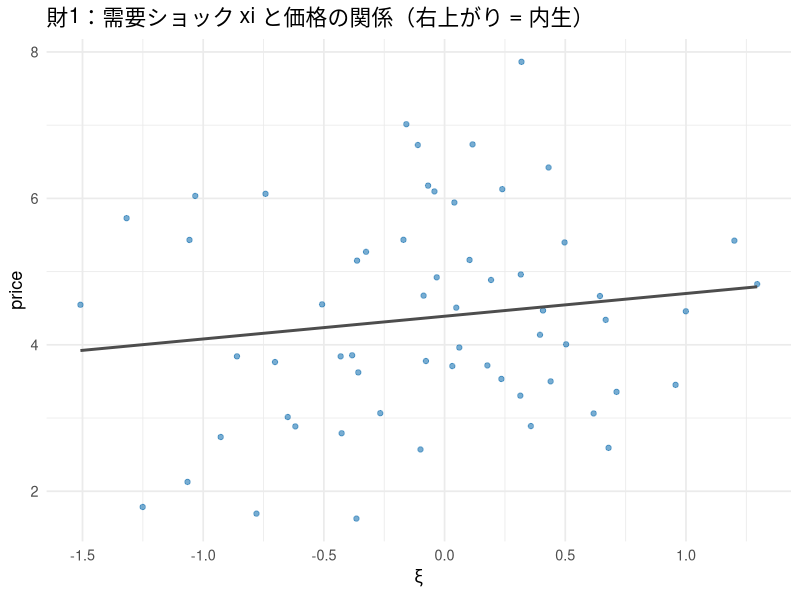

Write R code to recreate this figure.
## ---- chunk 1
#| include: false
library(ggplot2)
library(dplyr)
library(tidyr)
library(knitr)

set.seed(20264)

theme_lecture <- function() {
  fam <- if (Sys.info()[["sysname"]] == "Darwin") "Hiragino Sans" else ""
  theme_minimal(base_size = 13, base_family = fam)
}
theme_set(theme_lecture())
knitr::opts_chunk$set(fig.align = "center", dpi = 144)
options(scipen = 8)
## ---- chunk 2
# 次元
J <- 3; T <- 60; ns <- 200

# 真のパラメータ
beta0_true  <- 4.0
beta_x_true <- 1.5
abar_true   <- 0.5
sigma_true  <- 0.8
alpha_bar_true <- exp(abar_true)   # 平均価格係数

# ---- ここを埋める ----
# 属性 x: T x J、標準正規
x  <- matrix(rnorm(T * J), T, J)
# コストシフター w: T x J、一様分布 [0.3, 1.3]
w  <- matrix(runif(T * J, 0.3, 1.3), T, J)
# 需要ショック xi: T x J、平均0・標準偏差0.6の正規
xi <- matrix(rnorm(T * J, 0, 0.6), T, J)

# 限界費用 mc = exp(g0 + gx*x + gw*w + omega)
g0 <- 0.2; gx <- 0.2; gw <- 1.0
omega <- matrix(rnorm(T * J, 0, 0.1), T, J)
mc <- exp(g0 + gx * x + gw * w + omega)

# 価格（内生）: 限界費用 + xi に反応するマークアップ
price <- mc * 1.4 + 0.8 * pmax(xi, 0) + 0.1

# シミュレーション個人（価格係数の個人ショック nu、全市場共通）
nu_p <- rnorm(ns)
## ---- chunk 3
# delta_t: (J) 平均効用
# 戻り値: 集計インサイドシェア (J)
shares_from_delta <- function(delta_t, p_t, abar, sigma, nu_p) {
  alpha_i  <- exp(abar + sigma * nu_p)          # (ns) 個人の価格係数
  abar_lvl <- exp(abar)
  # mu[i,j] = -(alpha_i - abar_lvl) * p_j   ->  outer() で (ns x J)
  mu <- -outer(alpha_i - abar_lvl, p_t)
  V  <- sweep(mu, 2, delta_t, "+")               # delta_t を各列に足す
  eV <- exp(V)
  denom <- 1 + rowSums(eV)                        # outside の効用は 0
  colMeans(eV / denom)                            # 個人シェアを平均
}

# ---- 観測シェアを真値で生成 ----
delta_true <- beta0_true + beta_x_true * x - alpha_bar_true * price + xi
S_obs <- matrix(0, T, J)
for (t in 1:T) {
  S_obs[t, ] <- shares_from_delta(delta_true[t, ], price[t, ], abar_true, sigma_true, nu_p)
}
S0_obs <- 1 - rowSums(S_obs)
## ---- chunk 4
# ---- ここを埋める ----
cat("インサイドシェアの範囲:", round(range(S_obs), 4), "\n")
cat("アウトサイドシェアの範囲:", round(range(S0_obs), 4), "\n")
cat("価格とxiの相関（財ごと）:",
    round(sapply(1:J, function(j) cor(price[, j], xi[, j])), 3), "\n")

# 価格 vs xi の散布図（財1）で内生性を可視化
df_endog <- data.frame(price = price[, 1], xi = xi[, 1])
ggplot(df_endog, aes(xi, price)) +
  geom_point(alpha = 0.6, color = "#1f77b4") +
  geom_smooth(method = "lm", se = FALSE, color = "grey30") +
  labs(title = "財1：需要ショック xi と価格の関係（右上がり = 内生）",
       x = expression(xi), y = "price")
